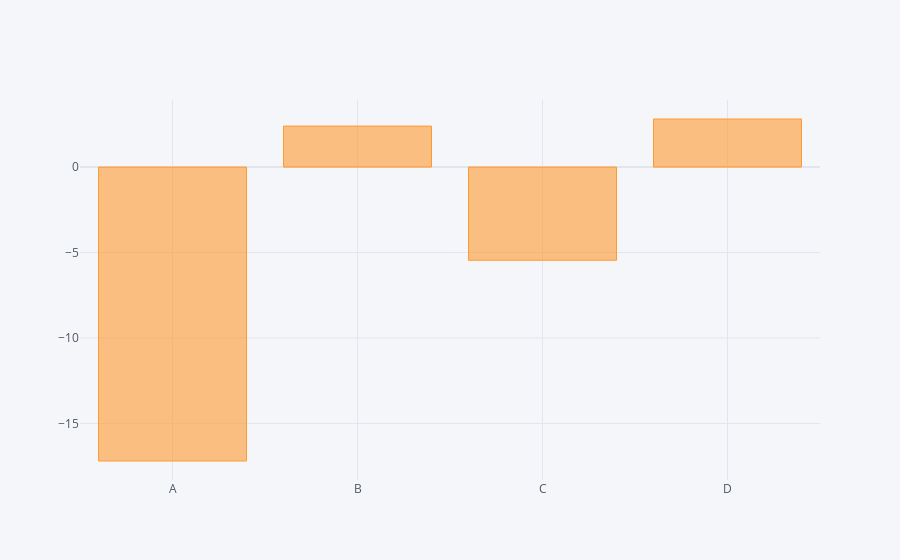

Notebook code for this chart:
### Code cell
df1.sum().iplot(kind="bar")

### Figure 1 — Plotly figure (JSON) as saved in the notebook; plotly's stock layout.template omitted (floating-point values rounded to 4 significant figures)
{"data": [{"marker": {"color": "rgba(255, 153, 51, 0.6)", "line": {"color": "rgba(255, 153, 51, 1.0)", "width": 1}}, "name": "None", "orientation": "v", "text": "", "type": "bar", "x": ["A", "B", "C", "D"], "y": [-17.2, 2.4, -5.452, 2.815]}], "layout": {"legend": {"bgcolor": "#F5F6F9", "font": {"color": "#4D5663"}}, "paper_bgcolor": "#F5F6F9", "plot_bgcolor": "#F5F6F9", "title": {"font": {"color": "#4D5663"}}, "xaxis": {"gridcolor": "#E1E5ED", "showgrid": true, "tickfont": {"color": "#4D5663"}, "title": {"font": {"color": "#4D5663"}, "text": ""}, "zerolinecolor": "#E1E5ED"}, "yaxis": {"gridcolor": "#E1E5ED", "showgrid": true, "tickfont": {"color": "#4D5663"}, "title": {"font": {"color": "#4D5663"}, "text": ""}, "zerolinecolor": "#E1E5ED"}}}
